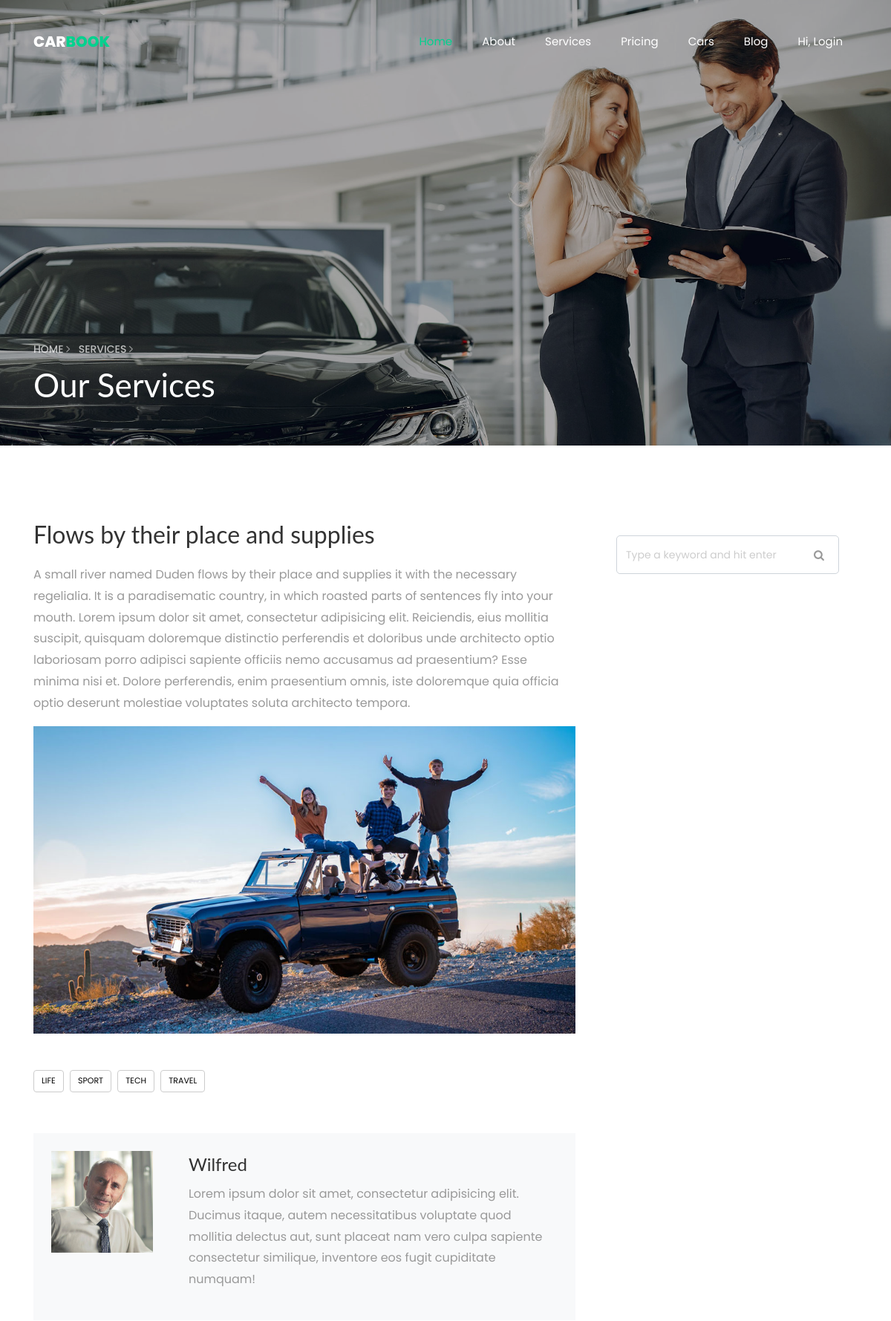
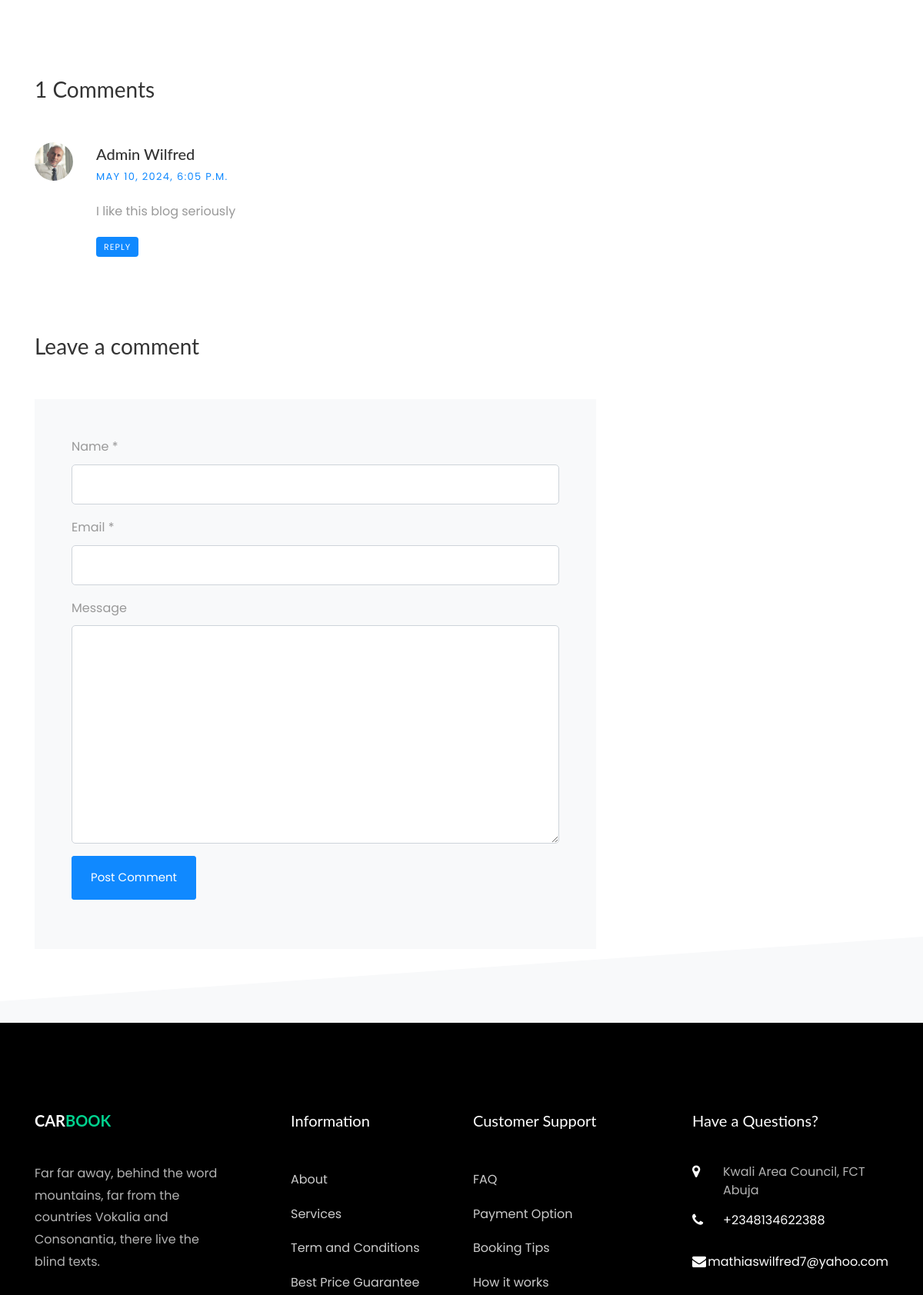
Screenshot of /blog_detail/4/ (upper part) with the database file from the repository (2 pictures, top to bottom).
### rentalApp/models.py (models this page shows, shortened)
class Blog(models.Model):
    user = models.ForeignKey(User, on_delete=models.CASCADE, null=True)
    title = models.CharField(max_length=255)
    image = models.ImageField(upload_to='media')
    body =models.TextField(max_length=3000)
    date = models.DateTimeField(auto_now_add=True)

class BlogComment(models.Model):
    user = models.ForeignKey(User, on_delete=models.CASCADE, null=True)
    name = models.CharField(max_length=255)
    email =models.EmailField(max_length=255)
    message = models.TextField(max_length=500)
    blog = models.ForeignKey(Blog, on_delete=models.CASCADE, null=True)
    date = models.DateTimeField(auto_now_add=True, null=True)

### authentication/models.py (models this page shows)
class CustomUser(AbstractUser):
    name = models.CharField(max_length=255)
    first_name = models.CharField(max_length=255, null=True)
    second_name = models.CharField(max_length=255, null=True)
    photo = models.ImageField(upload_to='media', null=True)

### rentalApp/views.py (the view, shortened to what this page needs)
# urls.py: path('blog_detail/<int:blog_id>/', v.blog_detail, name='blog_detail'),
def blog_detail(request, blog_id):
    blog = Blog.objects.get(id = blog_id)
    all_blogs = Blog.objects.annotate(count_msg=Count('blogcomment'))[:3]
    blog_search=None
    if request.method =='GET':
        search_query = request.GET.get('search')
        if search_query:
            blog_search = Blog.objects.filter(Q(title__icontains =search_query))if search_query else None
    comment = BlogComment.objects.filter(blog = blog).order_by('-date')
    comments_count = comment.aggregate(comment_count = Count('message'))
    categories = Category.objects.annotate(num_cars=Count('cars'))
    context = {
        'blog':blog,
        'comments':comment,
        'blogs':all_blogs,
        'searches':blog_search,
        'categories':categories,
        'comments_count':comments_count
    }
    return render(request, 'rentalApp/blog_single.html', context)

### rentalApp/templatetags/custom_filters.py (called while the page is built)
@register.filter(is_safe=True)
@stringfilter
def split_paragraphs(value):
    paragraphs = []
    paragraph = ''
    for line in value.splitlines():
        if line.strip() == '':
            paragraphs.append(paragraph)
            paragraph = ''
        else:
            paragraph += line + '\n'
    if paragraph:
        paragraphs.append(paragraph)
    return '\n\n'.join(paragraphs)

### rentalApp/templates/rentalApp/blog_single.html (shortened to what this page needs)
{% extends 'rentalApp/base/service_pricing_base.html' %}
{% load static %}
{% load custom_filters %}
{% block content %}
    <section class="ftco-section ftco-degree-bg">
      <div class="container">
        <div class="row">
          <div class="col-md-8 ftco-animate">
            {% if searches %}
            {% for search in searches %}
            <h2 class="mb-3">{{search.title}}</h2>
            <p>{{ search.body|split_paragraphs }}</p>
            <p>
              <img src="{{search.image.url}}" alt="{{search.title}}" class="img-fluid">
            </p>
            {% endfor %}
            {% else %}
            <h2 class="mb-3">{{blog.title}}</h2>
            <p>{{ blog.body|split_paragraphs }}</p>
            <p>
              <img src="{{blog.image.url}}" alt="{{blog.title}}" class="img-fluid">
            </p>
            {% endif %}
            <div class="tag-widget post-tag-container mb-5 mt-5">
              <div class="tagcloud">
                <a href="#" class="tag-cloud-link">Life</a>
                <a href="#" class="tag-cloud-link">Sport</a>
                <a href="#" class="tag-cloud-link">Tech</a>
                <a href="#" class="tag-cloud-link">Travel</a>
              </div>
            </div>
            <div class="about-author d-flex p-4 bg-light">
              <div class="bio mr-5">
                <img src="{{blog.user.photo.url}}" alt="Image placeholder" class="img-fluid mb-4">
              </div>
              <div class="desc">
                <h3>{{blog.user.first_name}}</h3>
                <p>Lorem ipsum dolor sit amet, consectetur adipisicing elit. Ducimus itaque, autem necessitatibus voluptate quod mollitia delectus aut, sunt placeat nam vero culpa sapiente consectetur similique, inventore eos fugit cupiditate numquam!</p>
              </div>
            </div>
            <div class="pt-5 mt-5">
              <h3 class="mb-5">{{comments_count.comment_count}} Comments</h3>
              <ul class="comment-list">
                {% for comment in comments %}
                <li class="comment">
                  <div class="vcard bio">
                    {% if comment.user and comment.user.is_authenticated %}
                    <img src="{{comment.user.photo.url}}" alt="Image placeholder">
                    {% else %}
                    <img src="{% static 'rentalApp/images/avatar.jpg' %}" alt="Image placeholder">
                    {% endif %}
                  </div>
                  <div class="comment-body">
                    <h3>{{ comment.name }}</h3>
                    <div class="meta">{{comment.date}}</div>
                    <p>{{comment.message}}</p>
                    <p><a href="#" class="reply">Reply</a></p>
                  </div>
                </li>
                {% endfor %}
              </ul>
              <div class="comment-form-wrap pt-5">
                <h3 class="mb-5">Leave a comment</h3>
                <form action="." method="post" class="p-5 bg-light">
                  <div class="form-group">
                    <label for="name">Name *</label>
                    <input type="text" name="name" class="form-control" id="name">
                  </div>
                  <div class="form-group">
                    <label for="email">Email *</label>
                    <input type="email" name="email" class="form-control" id="email">
                  </div>
                  <div class="form-group">
                    <label for="message">Message</label>
                    <textarea name="message" id="message" name="message" cols="30" rows="10" class="form-control"></textarea>
                  </div>
                  <div class="form-group">
                    <input type="submit" value="Post Comment" class="btn py-3 px-4 btn-primary">
                  </div>
                </form>
              </div>
            </div>
          </div>
          <div class="col-md-4 sidebar ftco-animate">
            <div class="sidebar-box">
              <form action="." class="search-form" method="get">
                <div class="form-group">
                  <span class="icon icon-search"></span>
                  <input type="text" name = "search" class="form-control" placeholder="Type a keyword and hit enter">
                </div>
              </form>
            </div>
        </div>
      </div>
    </section>
{% endblock %}

### rentalApp/static/rentalApp/css/icomoon.css (style rules this page uses)
[class^="icon-"], [class*=" icon-"] { font-family: 'icomoon' !important; speak: none; font-style: normal; font-weight: normal; font-variant: normal; text-transform: none; line-height: 1; -webkit-font-smoothing: antialiased; -moz-osx-font-smoothing: grayscale; }
.icon-search:before { content: "\f002"; }

### rows the page displays
Blog: title "Flows by their place and supplies", body|split_paragraphs "A small river named Duden flows by their place and supplies it with the necessary regelialia. It is a paradisematic country, in which roasted parts of sentences fly into your mouth. Lorem ipsum dolor sit amet, consectetur adipisicing elit. Reiciendis, eius mollitia suscipit, quisquam doloremque distinctio perferendis et doloribus unde architecto optio laboriosam porro adipisci sapiente officiis nemo accusamus ad praesentium? Esse minima nisi et. Dolore perferendis, enim praesentium omnis, iste doloremque quia officia optio deserunt molestiae voluptates soluta architecto tempora.", image (picture), user.photo (picture), user.first_name "Wilfred"
BlogComment: user.photo (picture), name "Admin Wilfred", date "MAY 10, 2024, 6:05 P.M.", message "I like this blog seriously"

### other values shown
{{ comments_count.comment_count }} "1"
